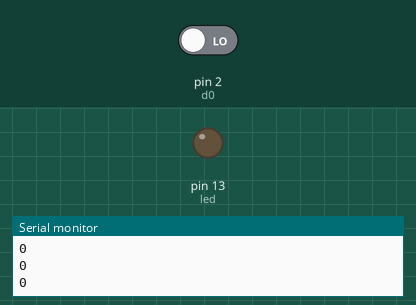
The sketch below on a simulated Arduino Uno, built with avr-gcc and run on an emulated ATmega328P. Parts: output pins drawn as LEDs (lit = HIGH), the last lines printed to the serial monitor. The test bench sets the inputs (shaded band); at power-on: pin 2 (d0) LOW.

Above: at 1.2 s.
1.3 s: pin 2 (d0) driven HIGH
At 2.1 s:
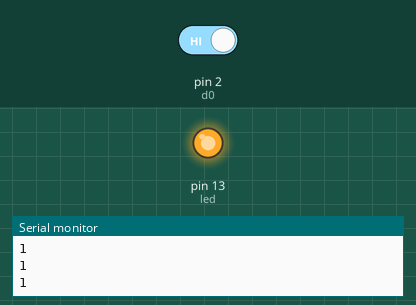
3.1 s: pin 2 (d0) driven LOW
At 4.7 s:
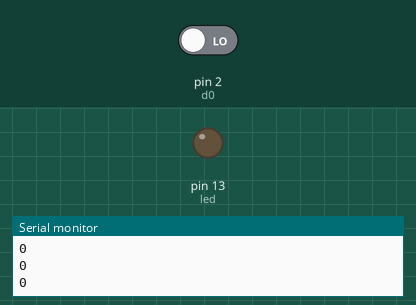
Timing chart, 0 to 6.2 s (numbered marks = the images above; inputs shaded):
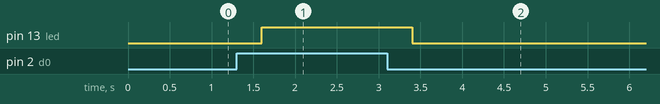

The sketch:

digital.ino
```cpp
int d0=2;
int x;
int led=13;
void setup() {
  // put your setup code here, to run once:
  pinMode(d0,INPUT);
  pinMode(led,OUTPUT);
  Serial.begin(9600);
}

void loop() {
  // put your main code here, to run repeatedly:
x=digitalRead(d0);
Serial.println(x);
delay(200);
if(x==1)
{
  digitalWrite(led,HIGH);
}
else
{
  digitalWrite(led,LOW);
}
}
```

Measured:
- after the input at 1.3 s, pin 13 (led): LOW → HIGH after 0.30 s
- after the input at 3.1 s, pin 13 (led): HIGH → LOW after 0.30 s
